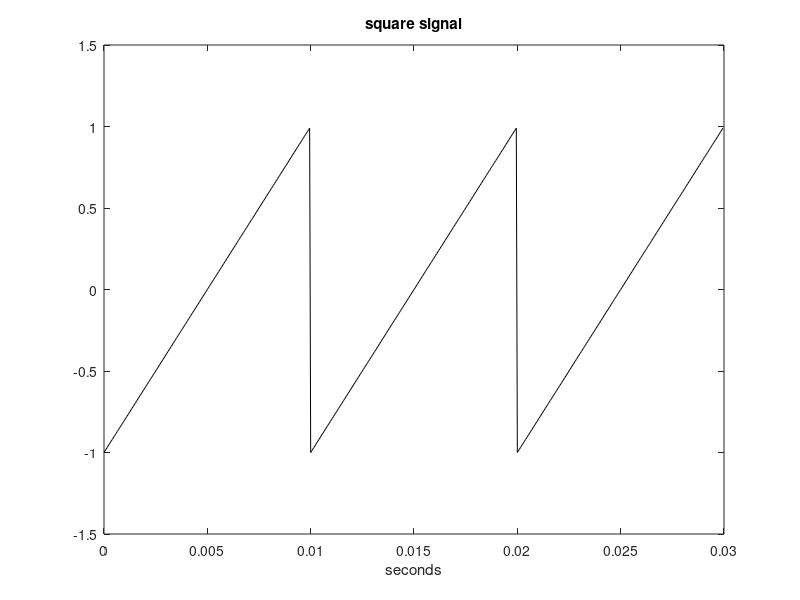

This chart was generated by the following MATLAB code:
% square signal 
% matlab function with duty cycle
% square()

fsignal = 100;            % signal frequency in hz
w = 2 * pi * fsignal;     % signal frequency in radians
signalduration = 0.03;    % signal duration in seconds

fsampling = 20000;
tiv = 1/fsampling;
t = 0: tiv : signalduration-tiv;

y=sawtooth(w*t);
plot(t,y,'k'); 
axis([0 signalduration -1.5 1.5]);
xlabel('seconds'); title('square signal');